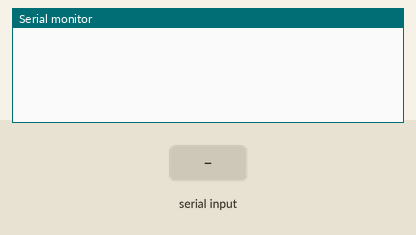
The sketch below on a simulated Arduino Uno, built with avr-gcc and run on an emulated ATmega328P. On the bench: the last lines printed to the serial monitor. The inputs (shaded band) are chosen by the test bench. No radio packets arrive unless stated.

Above: at 1.2 s.
1.3 s: "F" received over Serial
At 1.8 s:
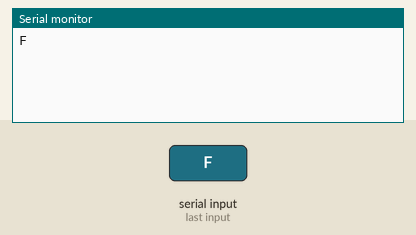
2.8 s: "R" received over Serial
At 4.0 s:
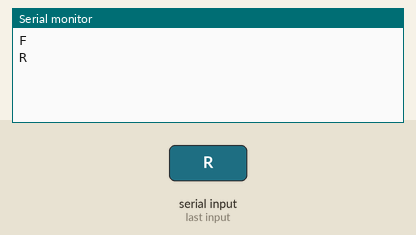
4.3 s: "L" received over Serial
At 5.3 s:
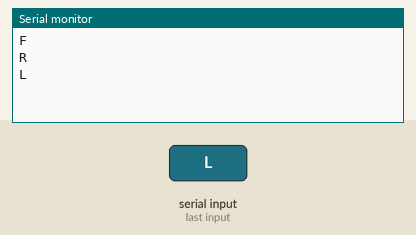
5.8 s: "G" received over Serial
At 6.4 s:
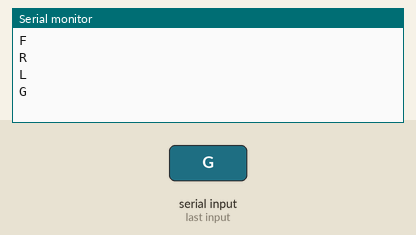
7.3 s: "S" received over Serial
At 8.8 s:
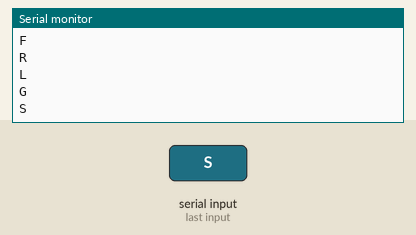

The sketch:

RECEIVER.ino
```cpp
#include <VirtualWire.h>

char *data;

char input;

void setup()
{
  pinMode(5, OUTPUT);
  pinMode(6, OUTPUT);
  pinMode(10, OUTPUT);
  pinMode(11, OUTPUT);

  Serial.begin(9600);
  vw_set_tx_pin (3);
  vw_setup (2000);

  pinMode(5, LOW);
  pinMode(6, LOW);
  pinMode(10, LOW);
  pinMode(11, LOW);

}

void loop()
{
  while(Serial.available())
  {
    input =Serial.read();
    Serial.println(input);

    if(input == 'F')
    {
      data="f";
      vw_send((uint8_t *)data, strlen (data));
      vw_wait_tx();
      forward();
    }

    else if (input == 'R')
    {
      data="r";
      vw_send((uint8_t *)data, strlen (data));
      vw_wait_tx();//turn right (left side motors rotate in forward direction, right side motors doesn't rotate)

      right();
    }

    else if (input== 'L')
    {
      data="l";
      vw_send((uint8_t *)data, strlen (data));
      vw_wait_tx();
      left();
    }

    else if (input== 'G')
    {
      data="g";
      vw_send((uint8_t *)data, strlen (data));
      vw_wait_tx();
      backward();

    }
    else if (input== 'S')
    {
      data="s";
      vw_send((uint8_t *)data, strlen (data));
      vw_wait_tx();//STOP (all motors stop)
      stop();

    }
  }
}

void forward()
  {
  digitalWrite(6, LOW	);
  digitalWrite(5, HIGH);
  digitalWrite(10, HIGH);
  digitalWrite(11, LOW);
}

void stop()
  {
  digitalWrite(6, LOW	);
  digitalWrite(5, LOW);
  digitalWrite(10, LOW);
  digitalWrite(11, LOW);
}

void backward()
  {
  digitalWrite(6, HIGH	);
  digitalWrite(5, LOW);
  digitalWrite(10, LOW);
  digitalWrite(11, HIGH);
}

void right()
  {
  digitalWrite(6, HIGH	);
  digitalWrite(5, LOW);
  digitalWrite(10, HIGH);
  digitalWrite(11, LOW);
}

void left()
  {
  digitalWrite(6, LOW	);
  digitalWrite(5, HIGH);
  digitalWrite(10, LOW);
  digitalWrite(11, HIGH);
}
```

Measured:
- after the input at 1.3 s, the serial monitor: prints a new line at once (image 1)
- after the input at 2.8 s, the serial monitor: prints a new line at once (image 2)
- after the input at 4.3 s, the serial monitor: prints a new line at once (image 3)
- after the input at 5.8 s, the serial monitor: prints a new line at once (image 4)
- after the input at 7.3 s, the serial monitor: prints a new line at once (image 5)
